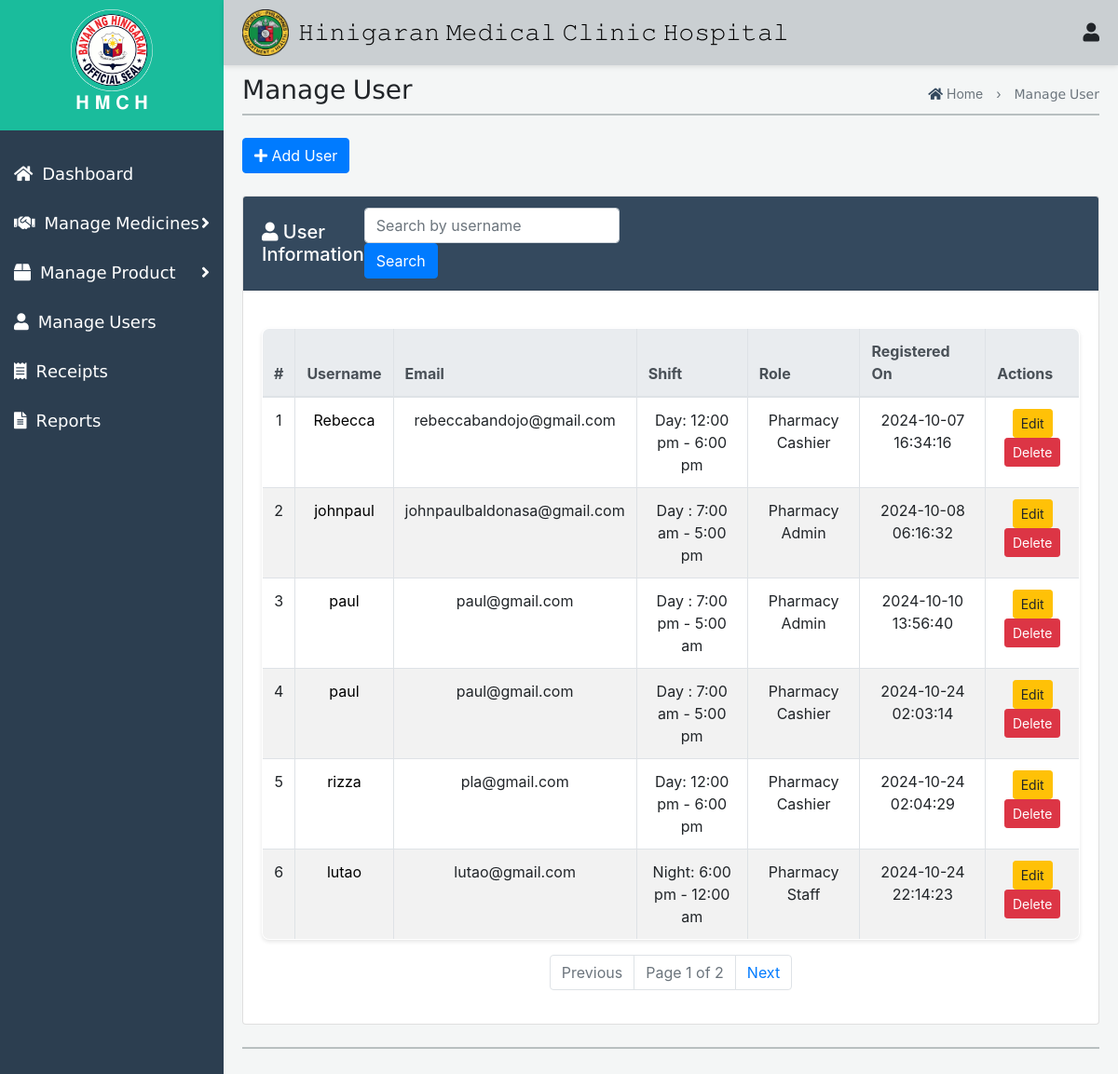
Page /Pharmacy/PharmacyUser.php on the committed database.
### tables this page shows
CREATE TABLE `users` (
  `id` int(11) NOT NULL,
  `username` varchar(50) NOT NULL,
  `email` varchar(100) NOT NULL,
  `password` varchar(255) NOT NULL,
  `shift` enum('Day : 6:00 am - 12:00 pm','Day: 12:00 pm - 6:00 pm','Night: 6:00 pm - 12:00 am','Night: 12:00 am - 6:00 am','Day : 7:00 am - 5:00 pm','Day : 7:00 pm - 5:00 am') NOT NULL,
  `role` enum('Pharmacy Staff','Pharmacy Admin','Pharmacy Cashier','Wards','Er Nurse') NOT NULL,
  `profile_image` varchar(255) NOT NULL,
  `created_at` timestamp NOT NULL DEFAULT current_timestamp()
);

### Pharmacy/PharmacyUser.php (the view, shortened to what this page needs)
<!DOCTYPE html>
<html lang="en">
<head>
    <link rel="stylesheet" href="User.css">
     <link rel="stylesheet" href="Receipt.css">
    <link href="https://maxcdn.bootstrapcdn.com/bootstrap/4.5.2/css/bootstrap.min.css" rel="stylesheet">
    <link href="https://cdnjs.cloudflare.com/ajax/libs/font-awesome/5.15.4/css/all.min.css" rel="stylesheet">
</head>
<body>
    <div class="top-nav">
    <div class="icon-container">
        <img src="img/Hinigaran.png" alt="Logo">
        <h1>𝙷𝚒𝚗𝚒𝚐𝚊𝚛𝚊𝚗 𝙼𝚎𝚍𝚒𝚌𝚊𝚕 𝙲𝚕𝚒𝚗𝚒𝚌 𝙷𝚘𝚜𝚙𝚒𝚝𝚊𝚕</h1>
    </div>
     <div class="user-icon" onclick="toggleUserMenu(event)">
            <i class="fas fa-user"></i>
        </div>
    </div>
    <div id="mySidenav" class="side-nav">
        <div class="logo-container">
           <img src="img/hini.png" alt="Logo" style="width: 40%;">
            <h2>𝐇 𝐌 𝐂 𝐇</h2>
        </div>
        <a class="nav-link" href="InventoryDashboard1.php">
            <div class="sb-nav-link-content">
                <div class="sb-nav-link-icon"><i class="fas fa-home"></i></div>
                <span>𝖣𝖺𝗌𝗁𝖻𝗈𝖺𝗋𝖽</span>
            </div>
        </a>
        <a class="nav-link collapsed" href="#" data-toggle="collapse" data-target="#collapseMedicines" aria-expanded="false" aria-controls="collapseMedicines">
            <div class="sb-nav-link-content">
                <div class="sb-nav-link-icon"><i class="fas fa-handshake"></i></div>
                <span>𝖬𝖺𝗇𝖺𝗀𝖾 𝖬𝖾𝖽𝗂𝖼𝗂𝗇𝖾𝗌</span>
                <div class="sb-sidenav-collapse-arrow"><i class="fas fa-angle-right"></i></div>
            </div>
        </a>
        <a class="nav-link collapsed" href="#" data-toggle="collapse" data-target="#collapseProducts" aria-expanded="false" aria-controls="collapseProducts">
            <div class="sb-nav-link-content">
                <div class="sb-nav-link-icon"><i class="fas fa-box"></i></div>
                <span>𝖬𝖺𝗇𝖺𝗀𝖾 𝖯𝗋𝗈𝖽𝗎𝖼𝗍</span>
                <div class="sb-sidenav-collapse-arrow"><i class="fas fa-angle-right"></i></div>
            </div>
        </a>
        <a class="nav-link" href="PharmacyUser.php">
            <div class="sb-nav-link-content">
                <div class="sb-nav-link-icon"><i class="fas fa-user"></i></div>
                <span>𝖬𝖺𝗇𝖺𝗀𝖾 𝖴𝗌𝖾𝗋𝗌</span>
            </div>
        </a>
        <a class="nav-link" href="PharmacyReceipts.php">
            <div class="sb-nav-link-content">
                <div class="sb-nav-link-icon"><i class="fas fa-receipt"></i></div>
                <span>𝖱𝖾𝖼𝖾𝗂𝗉𝗍𝗌</span>
            </div>
        </a>
        <a class="nav-link" href="PharmacyReports.php">
            <div class="sb-nav-link-content">
                <div class="sb-nav-link-icon"><i class="fas fa-file-alt report-icon" title="Generate Report"></i></div>
                <span>𝖱𝖾𝗉𝗈𝗋𝗍𝗌</span>
            </div>
        </a>
    </div>
   <div id="mainContent" class="main-content">
       <div class="header-container">
    <h3>𝖬𝖺𝗇𝖺𝗀𝖾 𝖴𝗌𝖾𝗋</h3>
<div class="haha">
    <p style="text-align: center;">
        <a href="InventoryDashboard1.php" style="text-decoration: none; color: inherit;">
            <i class="fas fa-home" style="color: #34495e;"></i> Home
        </a>
        <span style="margin: 0 10px;">›</span>
        𝖬𝖺𝗇𝖺𝗀𝖾 𝖴𝗌𝖾𝗋
    </p>
</div>
</div>
        <div class="first1" style="opacity: 0.9; border-top: 2px solid #b2babb; margin-top: -20px;"></div>
<?php
$conn = new mysqli('localhost', 'root', '', 'database');
$itemsPerPage = 6;
$currentPage = isset($_GET['page']) ? (int)$_GET['page'] : 1;
$offset = ($currentPage - 1) * $itemsPerPage;
$searchQuery = isset($_GET['search']) ? $_GET['search'] : '';
$sql = "SELECT * FROM users WHERE username LIKE ? LIMIT ?, ?";
$stmt = $conn->prepare($sql);
$searchTerm = "%" . $searchQuery . "%";
$stmt->bind_param("sii", $searchTerm, $offset, $itemsPerPage);
$stmt->execute();
$userResults = $stmt->get_result();
$totalCountQuery = "SELECT COUNT(*) as total FROM users WHERE username LIKE ?";
$totalCountStmt = $conn->prepare($totalCountQuery);
$totalCountStmt->bind_param("s", $searchTerm);
$totalCountStmt->execute();
$totalCountResult = $totalCountStmt->get_result();
$totalUsers = $totalCountResult->fetch_assoc()['total'];
$totalPages = ceil($totalUsers / $itemsPerPage);
?><br>
            <button class="btn btn-primary" data-toggle="modal" data-target="#addUserModal">
                <i class="fas fa-plus"></i> Add User
            </button>
<div class="card mt-4">
    <div class="card-header d-flex justify-content-between align-items-center" style="background-color: #34495e;">
        <h5 class="mb-0" style="color: white;"><i class="fas fa-user" style="color: white;"></i> User Information</h5>
        <form method="GET" action="" class="form-inline d-flex" style="margin-right: 60%;">
            <input type="text" name="search" class="form-control mr-2" placeholder="Search by username" value="<?php echo htmlspecialchars($searchQuery); ?>">
            <button type="submit" class="btn btn-primary">Search</button>
        </form>
    </div>
    <div class="card-body">
        <table class="table table-bordered">
            <thead class="thead-light">
                <tr>
                    <th>#</th>
                    <th>Username</th>
                    <th>Email</th>
                    <th>Shift</th>
                    <th>Role</th>
                    <th>Registered On</th>
                    <th>Actions</th>
                </tr>
            </thead>
                <tbody>
               <?php
    if ($userResults->num_rows > 0) {
        $index = $offset + 1;
        while ($user = $userResults->fetch_assoc()) {
            echo "<tr>";
            echo "<td>{$index}</td>";
            echo "<td><a class='user-link' data-toggle='modal' data-target='#userModal'
                        data-username='{$user['username']}'
                        data-email='{$user['email']}'
                        data-shift='{$user['shift']}'
                        data-role='{$user['role']}'
                        data-created-at='{$user['created_at']}'
                        data-image='{$user['profile_image']}'>
                        {$user['username']}</a></td>";
            echo "<td>{$user['email']}</td>";
            echo "<td>{$user['shift']}</td>";
            echo "<td>{$user['role']}</td>";
            echo "<td>{$user['created_at']}</td>";
            echo "<td>
                    <button class='btn btn-warning btn-sm' data-toggle='modal' data-target='#editModal{$user['id']}'>Edit</button>
                    <button class='btn btn-danger btn-sm' data-toggle='modal' data-target='#deleteModal{$user['id']}'>Delete</button>
                  </td>";
            echo "</tr>";
            $index++;
        }
    } else {
        echo "<tr><td colspan='7' class='text-center'>No users found.</td></tr>";
    }
    ?>
    </tbody>
        </table>
        <nav aria-label="Page navigation">
            <ul class="pagination justify-content-center">
                <li class="page-item <?php if ($currentPage <= 1) echo 'disabled'; ?>">
                    <a class="page-link" href="?page=<?php echo $currentPage - 1; ?>&search=<?php echo urlencode($searchQuery); ?>" aria-label="Previous">Previous</a>
                </li>
                <li class="page-item disabled">
                    <span class="page-link">Page <?php echo $currentPage; ?> of <?php echo $totalPages; ?></span>
                </li>
                <li class="page-item <?php if ($currentPage >= $totalPages) echo 'disabled'; ?>">
                    <a class="page-link" href="?page=<?php echo $currentPage + 1; ?>&search=<?php echo urlencode($searchQuery); ?>" aria-label="Next">Next</a>
                </li>
            </ul>
        </nav>
    </div>
</div><br>
<div class="first1" style="opacity: 0.9; border-top: 2px solid #b2babb;"></div>
<br>
    </div>
        <link href="https://cdnjs.cloudflare.com/ajax/libs/font-awesome/5.15.4/css/all.min.css" rel="stylesheet">
</body>
</html>

### Pharmacy/User.css (style rules this page uses)
* { margin: 0; padding: 0; box-sizing: border-box; }
body { font-family: Arial, sans-serif; background-color: #f4f6f6; }
.top-nav { display: flex; justify-content: space-between; align-items: center; padding: 10px 20px; box-shadow: 0 2px 5px rgba(0, 0, 0, 0.1); }
.icon-container { position: relative; margin-right: 2%; display: flex; gap: 20px; }
.notification-icon, .user-icon { cursor: pointer; font-size: 24px; }
.side-nav { height: 100%; width: 230px; background-color: #34495e; color: white; position: fixed; top: 0; left: 0; overflow-x: hidden; padding-top: 60px; transition: 0.3s; display: flex; flex-direction: column; }
.main-content { margin-left: 230px; padding: 20px; transition: 0.3s; }
.nav-link { display: flex; align-items: center; padding: 10px 15px; text-decoration: none; color: white; transition: 0.3s; justify-content: space-between; }
.sb-nav-link-content { display: flex; align-items: center; flex: 1; }
.sb-nav-link-icon { margin-right: 10px; }
.sb-sidenav-collapse-arrow { margin-left: auto; }
.top-nav { position: fixed; top: 0; left: 240px; right: 0; background-color: #d0d3d4; padding: 10px; z-index: 1000; }
.top-nav h1 { color: #fff; margin: 0; }
.side-nav { height: 100%; width: 240px; position: fixed; z-index: 1; top: 0; left: 0; background-color: #2c3e50; padding-top: 0; transition: 0.3s; overflow-y: auto; }
.side-nav a { padding: 13px 15px; text-decoration: none; font-size: 18px; color: #fff; display: block; transition: 0.3s; }
.side-nav .sb-sidenav-collapse-arrow { margin-left: auto; color: #fff; }
.logo-container { text-align: center; margin-bottom: 20px; background-color: #1abc9c; padding: 10px; }
.logo-container img { width: 30%; height: auto; }
.logo-container h2 { color: #ffffff; font-size: 20px; transition: font-size 0.3s; }
.main-content { margin-left: 240px; padding: 80px 20px 20px; transition: margin-left 0.3s; }
.header-container { display: flex; justify-content: space-between; align-items: center; margin-bottom: 20px; }
.haha { text-align: right; }
.haha p { margin: 0; font-size: 14px; color: #6c757d; }
.top-nav { display: flex; justify-content: space-between; align-items: center; padding: 10px 20px; background-color: #cacfd2; box-shadow: 0 2px 5px rgba(0, 0, 0, 0.1); }
.icon-container { display: flex; align-items: center; }
.icon-container img { width: 50px; height: auto; margin-right: -10px; }
.icon-container h1 { font-size: 24px; color: black; margin: 0; }
.notification-icon, .user-icon { margin-left: 20px; cursor: pointer; font-size: 20px; }

### Pharmacy/PharmacyUser.php (style rules this page uses)
body { background-color: #f4f6f6; }
.user-link { text-decoration: none; color: black; }

### rows in the picture
users: username "Rebecca", email "rebeccabandojo@gmail.com", shift "Day: 12:00 pm - 6:00 pm", role "Pharmacy Cashier", created_at "2024-10-07 16:34:16"
users: username "johnpaul", email "johnpaulbaldonasa@gmail.com", shift "Day : 7:00 am - 5:00 pm", role "Pharmacy Admin", created_at "2024-10-08 06:16:32"
users: username "paul", email "paul@gmail.com", shift "Day : 7:00 pm - 5:00 am", role "Pharmacy Admin", created_at "2024-10-10 13:56:40"
users: username "paul", email "paul@gmail.com", shift "Day : 7:00 am - 5:00 pm", role "Pharmacy Cashier", created_at "2024-10-24 02:03:14"
users: username "rizza", email "pla@gmail.com", shift "Day: 12:00 pm - 6:00 pm", role "Pharmacy Cashier", created_at "2024-10-24 02:04:29"
users: username "lutao", email "lutao@gmail.com", shift "Night: 6:00 pm - 12:00 am", role "Pharmacy Staff", created_at "2024-10-24 22:14:23"

### other values in the picture
$currentPage "1"
$totalPages "2"
